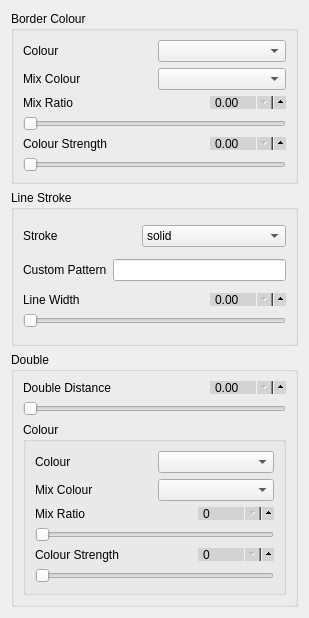
             <widget class="QWidget" name="page_11">
              <property name="geometry">
               <rect>
                <x>0</x>
                <y>0</y>
                <width>309</width>
                <height>618</height>
               </rect>
              </property>
              <attribute name="label">
               <string>Border</string>
              </attribute>
              <layout class="QVBoxLayout" name="verticalLayout_98">
               <item>
                <widget class="QGroupBox" name="groupBox_15">
                 <property name="focusPolicy">
                  <enum>Qt::NoFocus</enum>
                 </property>
                 <property name="title">
                  <string>Border Colour</string>
                 </property>
                 <layout class="QVBoxLayout" name="verticalLayout_90">
                  <item>
                   <layout class="QHBoxLayout" name="horizontalLayout_81">
                    <item>
                     <widget class="QLabel" name="label_86">
                      <property name="focusPolicy">
                       <enum>Qt::NoFocus</enum>
                      </property>
                      <property name="text">
                       <string>Colour</string>
                      </property>
                     </widget>
                    </item>
                    <item>
                     <widget class="QComboBox" name="circle_border_colour_name">
                      <property name="focusPolicy">
                       <enum>Qt::NoFocus</enum>
                      </property>
                     </widget>
                    </item>
                   </layout>
                  </item>
                  <item>
                   <layout class="QHBoxLayout" name="horizontalLayout_82">
                    <item>
                     <widget class="QLabel" name="label_93">
                      <property name="focusPolicy">
                       <enum>Qt::NoFocus</enum>
                      </property>
                      <property name="text">
                       <string>Mix Colour</string>
                      </property>
                     </widget>
                    </item>
                    <item>
                     <widget class="QComboBox" name="circle_border_colour_mix_name">
                      <property name="focusPolicy">
                       <enum>Qt::NoFocus</enum>
                      </property>
                     </widget>
                    </item>
                   </layout>
                  </item>
                  <item>
                   <layout class="QVBoxLayout" name="verticalLayout_91">
                    <item>
                     <layout class="QHBoxLayout" name="horizontalLayout_89">
                      <item>
                       <widget class="QLabel" name="label_94">
                        <property name="focusPolicy">
                         <enum>Qt::NoFocus</enum>
                        </property>
                        <property name="text">
                         <string>Mix Ratio</string>
                        </property>
                       </widget>
                      </item>
                      <item>
                       <widget class="QDoubleSpinBox" name="circle_border_colour_mixratio_spin">
                        <property name="focusPolicy">
                         <enum>Qt::ClickFocus</enum>
                        </property>
                        <property name="styleSheet">
                         <string notr="true">QDoubleSpinBox {
	max-height: 11px;
	min-height: 11px;
    min-width: 60px;
    max-width: 60px;
    padding-right: 10px;
    background-color: lightgray;
    padding-top: -2px;
    padding-bottom: -2px;
}

QDoubleSpinBox::up-button {
  subcontrol-origin: padding;
  subcontrol-position: right center;
  left: 7px;
  height: 18px;
  width: 18px;
}

QDoubleSpinBox::down-button {
  subcontrol-origin: content;
  subcontrol-position: right center;
  left: 0px;
  top: 0px;
  height: 18px;
  width: 18px;
}

</string>
                        </property>
                       </widget>
                      </item>
                     </layout>
                    </item>
                    <item>
                     <widget class="QSlider" name="circle_border_colour_mixratio_slider">
                      <property name="focusPolicy">
                       <enum>Qt::NoFocus</enum>
                      </property>
                      <property name="styleSheet">
                       <string notr="true"/>
                      </property>
                      <property name="orientation">
                       <enum>Qt::Horizontal</enum>
                      </property>
                     </widget>
                    </item>
                   </layout>
                  </item>
                  <item>
                   <layout class="QVBoxLayout" name="verticalLayout_92">
                    <item>
                     <layout class="QHBoxLayout" name="horizontalLayout_90">
                      <item>
                       <widget class="QLabel" name="label_102">
                        <property name="focusPolicy">
                         <enum>Qt::NoFocus</enum>
                        </property>
                        <property name="text">
                         <string>Colour Strength</string>
                        </property>
                       </widget>
                      </item>
                      <item>
                       <widget class="QDoubleSpinBox" name="circle_border_colour_strength_spin">
                        <property name="focusPolicy">
                         <enum>Qt::NoFocus</enum>
                        </property>
                        <property name="styleSheet">
                         <string notr="true">QDoubleSpinBox {
	max-height: 11px;
	min-height: 11px;
    min-width: 60px;
    max-width: 60px;
    padding-right: 10px;
    background-color: lightgray;
    padding-top: -2px;
    padding-bottom: -2px;
}

QDoubleSpinBox::up-button {
  subcontrol-origin: padding;
  subcontrol-position: right center;
  left: 7px;
  height: 18px;
  width: 18px;
}

QDoubleSpinBox::down-button {
  subcontrol-origin: content;
  subcontrol-position: right center;
  left: 0px;
  top: 0px;
  height: 18px;
  width: 18px;
}

</string>
                        </property>
                       </widget>
                      </item>
                     </layout>
                    </item>
                    <item>
                     <widget class="QSlider" name="circle_border_colour_strength_slider">
                      <property name="focusPolicy">
                       <enum>Qt::NoFocus</enum>
                      </property>
                      <property name="styleSheet">
                       <string notr="true"/>
                      </property>
                      <property name="orientation">
                       <enum>Qt::Horizontal</enum>
                      </property>
                     </widget>
                    </item>
                   </layout>
                  </item>
                 </layout>
                </widget>
               </item>
               <item>
                <widget class="QGroupBox" name="groupBox_14">
                 <property name="focusPolicy">
                  <enum>Qt::NoFocus</enum>
                 </property>
                 <property name="title">
                  <string>Line Stroke</string>
                 </property>
                 <layout class="QVBoxLayout" name="verticalLayout_73">
                  <item>
                   <layout class="QHBoxLayout" name="horizontalLayout_4">
                    <item>
                     <widget class="QLabel" name="label_77">
                      <property name="focusPolicy">
                       <enum>Qt::NoFocus</enum>
                      </property>
                      <property name="text">
                       <string>Stroke</string>
                      </property>
                     </widget>
                    </item>
                    <item>
                     <widget class="QComboBox" name="circle_line_stroke">
                      <property name="focusPolicy">
                       <enum>Qt::NoFocus</enum>
                      </property>
                      <property name="toolTip">
                       <string>&lt;html&gt;&lt;head/&gt;&lt;body&gt;&lt;p&gt;Line stroke type for the border of the point marker.&lt;/p&gt;&lt;/body&gt;&lt;/html&gt;</string>
                      </property>
                      <item>
                       <property name="text">
                        <string>solid</string>
                       </property>
                      </item>
                      <item>
                       <property name="text">
                        <string>loosely dashed</string>
                       </property>
                      </item>
                      <item>
                       <property name="text">
                        <string>dashed</string>
                       </property>
                      </item>
                      <item>
                       <property name="text">
                        <string>densely dashed</string>
                       </property>
                      </item>
                      <item>
                       <property name="text">
                        <string>loosely dotted</string>
                       </property>
                      </item>
                      <item>
                       <property name="text">
                        <string>dotted</string>
                       </property>
                      </item>
                      <item>
                       <property name="text">
                        <string>densely dotted</string>
                       </property>
                      </item>
                      <item>
                       <property name="text">
                        <string>loosely dash dot</string>
                       </property>
                      </item>
                      <item>
                       <property name="text">
                        <string>dash dot</string>
                       </property>
                      </item>
                      <item>
                       <property name="text">
                        <string>densely dash dot</string>
                       </property>
                      </item>
                      <item>
                       <property name="text">
                        <string>loosely dash dot dot</string>
                       </property>
                      </item>
                      <item>
                       <property name="text">
                        <string>dash dot dot</string>
                       </property>
                      </item>
                      <item>
                       <property name="text">
                        <string>densely dash dot dot</string>
                       </property>
                      </item>
                      <item>
                       <property name="text">
                        <string>custom</string>
                       </property>
                      </item>
                     </widget>
                    </item>
                   </layout>
                  </item>
                  <item>
                   <layout class="QHBoxLayout" name="horizontalLayout_73">
                    <item>
                     <widget class="QLabel" name="label_84">
                      <property name="focusPolicy">
                       <enum>Qt::NoFocus</enum>
                      </property>
                      <property name="text">
                       <string>Custom Pattern</string>
                      </property>
                     </widget>
                    </item>
                    <item>
                     <widget class="QLineEdit" name="circle_custom_dash">
                      <property name="focusPolicy">
                       <enum>Qt::ClickFocus</enum>
                      </property>
                     </widget>
                    </item>
                   </layout>
                  </item>
                  <item>
                   <layout class="QVBoxLayout" name="verticalLayout_74">
                    <item>
                     <layout class="QHBoxLayout" name="horizontalLayout_80">
                      <item>
                       <widget class="QLabel" name="label_85">
                        <property name="focusPolicy">
                         <enum>Qt::NoFocus</enum>
                        </property>
                        <property name="text">
                         <string>Line Width</string>
                        </property>
                       </widget>
                      </item>
                      <item>
                       <widget class="QDoubleSpinBox" name="circle_line_width_spin">
                        <property name="focusPolicy">
                         <enum>Qt::ClickFocus</enum>
                        </property>
                        <property name="styleSheet">
                         <string notr="true">QDoubleSpinBox {
	max-height: 11px;
	min-height: 11px;
    min-width: 60px;
    max-width: 60px;
    padding-right: 10px;
    background-color: lightgray;
    padding-top: -2px;
    padding-bottom: -2px;
}

QDoubleSpinBox::up-button {
  subcontrol-origin: padding;
  subcontrol-position: right center;
  left: 7px;
  height: 18px;
  width: 18px;
}

QDoubleSpinBox::down-button {
  subcontrol-origin: content;
  subcontrol-position: right center;
  left: 0px;
  top: 0px;
  height: 18px;
  width: 18px;
}

</string>
                        </property>
                       </widget>
                      </item>
                     </layout>
                    </item>
                    <item>
                     <widget class="QSlider" name="circle_line_width_slider">
                      <property name="focusPolicy">
                       <enum>Qt::NoFocus</enum>
                      </property>
                      <property name="styleSheet">
                       <string notr="true"/>
                      </property>
                      <property name="orientation">
                       <enum>Qt::Horizontal</enum>
                      </property>
                     </widget>
                    </item>
                   </layout>
                  </item>
                 </layout>
                </widget>
               </item>
               <item>
                <widget class="QGroupBox" name="groupBox_16">
                 <property name="title">
                  <string>Double</string>
                 </property>
                 <layout class="QVBoxLayout" name="verticalLayout_93">
                  <item>
                   <layout class="QVBoxLayout" name="verticalLayout_94">
                    <item>
                     <layout class="QHBoxLayout" name="horizontalLayout_100">
                      <item>
                       <widget class="QLabel" name="label_103">
                        <property name="focusPolicy">
                         <enum>Qt::NoFocus</enum>
                        </property>
                        <property name="text">
                         <string>Double Distance</string>
                        </property>
                       </widget>
                      </item>
                      <item>
                       <widget class="QDoubleSpinBox" name="circle_double_distance_spin">
                        <property name="focusPolicy">
                         <enum>Qt::ClickFocus</enum>
                        </property>
                        <property name="styleSheet">
                         <string notr="true">QDoubleSpinBox {
	max-height: 11px;
	min-height: 11px;
    min-width: 60px;
    max-width: 60px;
    padding-right: 10px;
    background-color: lightgray;
    padding-top: -2px;
    padding-bottom: -2px;
}

QDoubleSpinBox::up-button {
  subcontrol-origin: padding;
  subcontrol-position: right center;
  left: 7px;
  height: 18px;
  width: 18px;
}

QDoubleSpinBox::down-button {
  subcontrol-origin: content;
  subcontrol-position: right center;
  left: 0px;
  top: 0px;
  height: 18px;
  width: 18px;
}

</string>
                        </property>
                       </widget>
                      </item>
                     </layout>
                    </item>
                    <item>
                     <widget class="QSlider" name="circle_double_distance_slider">
                      <property name="focusPolicy">
                       <enum>Qt::NoFocus</enum>
                      </property>
                      <property name="styleSheet">
                       <string notr="true"/>
                      </property>
                      <property name="orientation">
                       <enum>Qt::Horizontal</enum>
                      </property>
                     </widget>
                    </item>
                   </layout>
                  </item>
                  <item>
                   <widget class="QGroupBox" name="groupBox_17">
                    <property name="title">
                     <string>Colour</string>
                    </property>
                    <layout class="QVBoxLayout" name="verticalLayout_95">
                     <item>
                      <layout class="QHBoxLayout" name="horizontalLayout_101">
                       <item>
                        <widget class="QLabel" name="label_104">
                         <property name="text">
                          <string>Colour</string>
                         </property>
                        </widget>
                       </item>
                       <item>
                        <widget class="QComboBox" name="circle_double_colour_name">
                         <property name="maxVisibleItems">
                          <number>20</number>
                         </property>
                        </widget>
                       </item>
                      </layout>
                     </item>
                     <item>
                      <layout class="QHBoxLayout" name="horizontalLayout_102">
                       <item>
                        <widget class="QLabel" name="label_105">
                         <property name="text">
                          <string>Mix Colour</string>
                         </property>
                        </widget>
                       </item>
                       <item>
                        <widget class="QComboBox" name="circle_double_colour_mix_name">
                         <property name="maxVisibleItems">
                          <number>20</number>
                         </property>
                        </widget>
                       </item>
                      </layout>
                     </item>
                     <item>
                      <layout class="QVBoxLayout" name="verticalLayout_96">
                       <item>
                        <layout class="QHBoxLayout" name="horizontalLayout_103">
                         <item>
                          <widget class="QLabel" name="label_106">
                           <property name="text">
                            <string>Mix Ratio</string>
                           </property>
                          </widget>
                         </item>
                         <item>
                          <widget class="QSpinBox" name="circle_double_colour_mixratio_spin">
                           <property name="styleSheet">
                            <string notr="true">QSpinBox {
	max-height: 11px;
	min-height: 11px;
    min-width: 60px;
    max-width: 60px;
    padding-right: 10px;
    background-color: lightgray;
    padding-top: -2px;
    padding-bottom: -2px;
}

QSpinBox::up-button {
  subcontrol-origin: padding;
  subcontrol-position: right center;
  left: 7px;
  height: 18px;
  width: 18px;
}

QSpinBox::down-button {
  subcontrol-origin: content;
  subcontrol-position: right center;
  left: 0px;
  top: 0px;
  height: 18px;
  width: 18px;
}

</string>
                           </property>
                           <property name="minimum">
                            <number>0</number>
                           </property>
                           <property name="maximum">
                            <number>100</number>
                           </property>
                           <property name="value">
                            <number>0</number>
                           </property>
                          </widget>
                         </item>
                        </layout>
                       </item>
                       <item>
                        <widget class="QSlider" name="circle_double_colour_mixratio_slider">
                         <property name="styleSheet">
                          <string notr="true"/>
                         </property>
                         <property name="maximum">
                          <number>100</number>
                         </property>
                         <property name="orientation">
                          <enum>Qt::Horizontal</enum>
                         </property>
                        </widget>
                       </item>
                      </layout>
                     </item>
                     <item>
                      <layout class="QVBoxLayout" name="verticalLayout_97">
                       <item>
                        <layout class="QHBoxLayout" name="horizontalLayout_104">
                         <item>
                          <widget class="QLabel" name="label_107">
                           <property name="text">
                            <string>Colour Strength</string>
                           </property>
                          </widget>
                         </item>
                         <item>
                          <widget class="QSpinBox" name="circle_double_colour_strength_spin">
                           <property name="styleSheet">
                            <string notr="true">QSpinBox {
	max-height: 11px;
	min-height: 11px;
    min-width: 60px;
    max-width: 60px;
    padding-right: 10px;
    background-color: lightgray;
    padding-top: -2px;
    padding-bottom: -2px;
}

QSpinBox::up-button {
  subcontrol-origin: padding;
  subcontrol-position: right center;
  left: 7px;
  height: 18px;
  width: 18px;
}

QSpinBox::down-button {
  subcontrol-origin: content;
  subcontrol-position: right center;
  left: 0px;
  top: 0px;
  height: 18px;
  width: 18px;
}

</string>
                           </property>
                           <property name="minimum">
                            <number>0</number>
                           </property>
                           <property name="maximum">
                            <number>100</number>
                           </property>
                           <property name="value">
                            <number>0</number>
                           </property>
                          </widget>
                         </item>
                        </layout>
                       </item>
                       <item>
                        <widget class="QSlider" name="circle_double_colour_strength_slider">
                         <property name="styleSheet">
                          <string notr="true"/>
                         </property>
                         <property name="maximum">
                          <number>100</number>
                         </property>
                         <property name="orientation">
                          <enum>Qt::Horizontal</enum>
                         </property>
                        </widget>
                       </item>
                      </layout>
                     </item>
                    </layout>
                   </widget>
                  </item>
                 </layout>
                </widget>
               </item>
              </layout>
             </widget>
